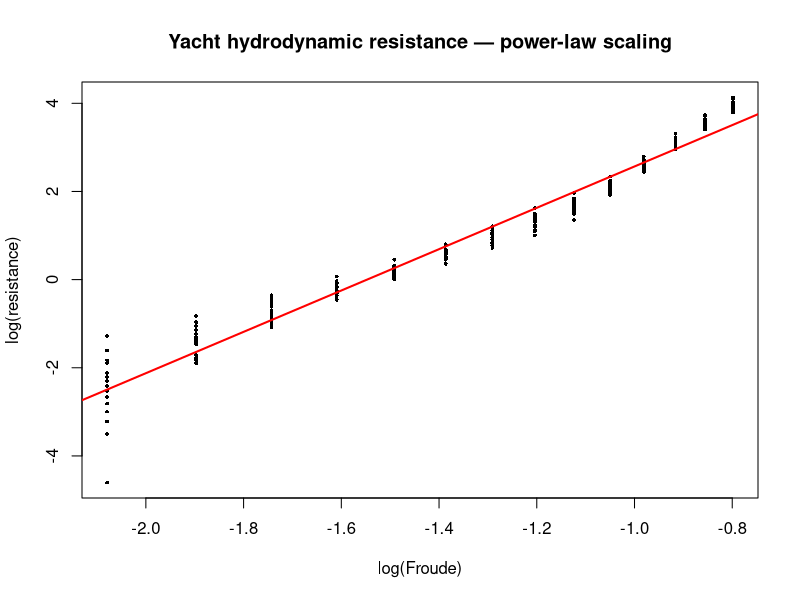
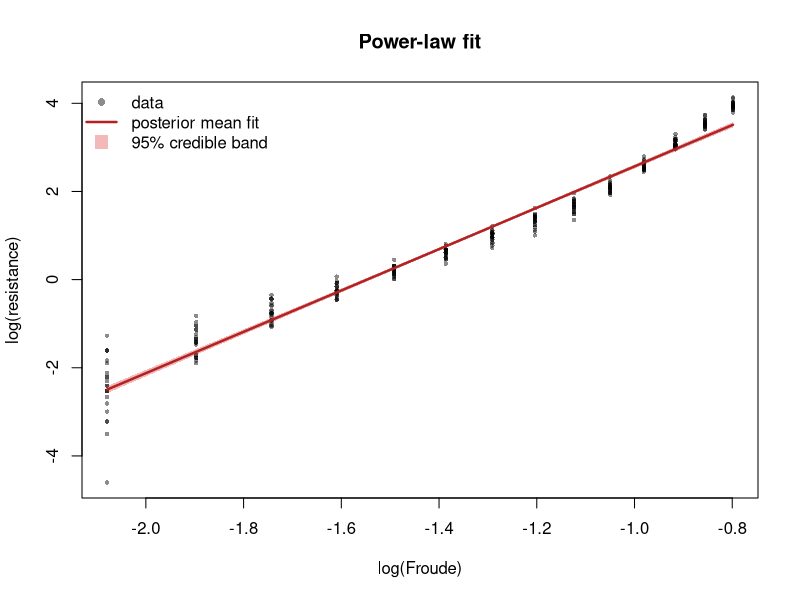
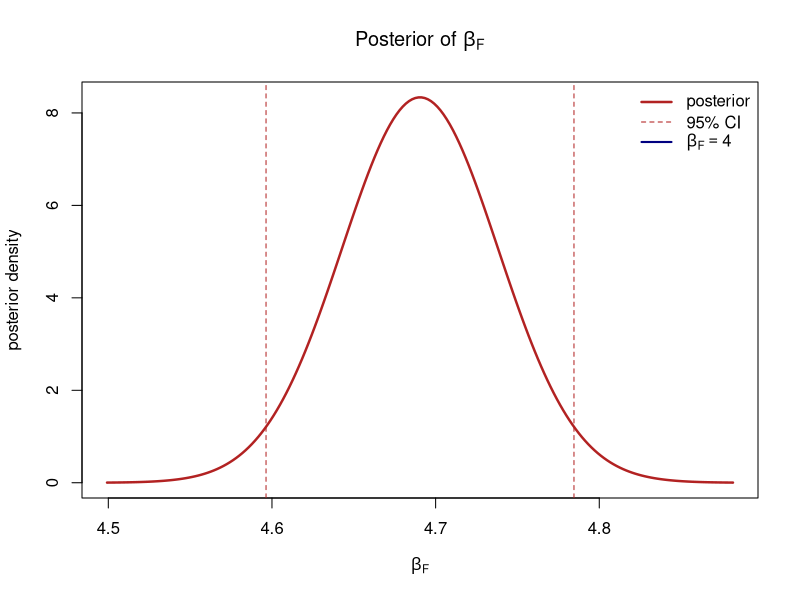
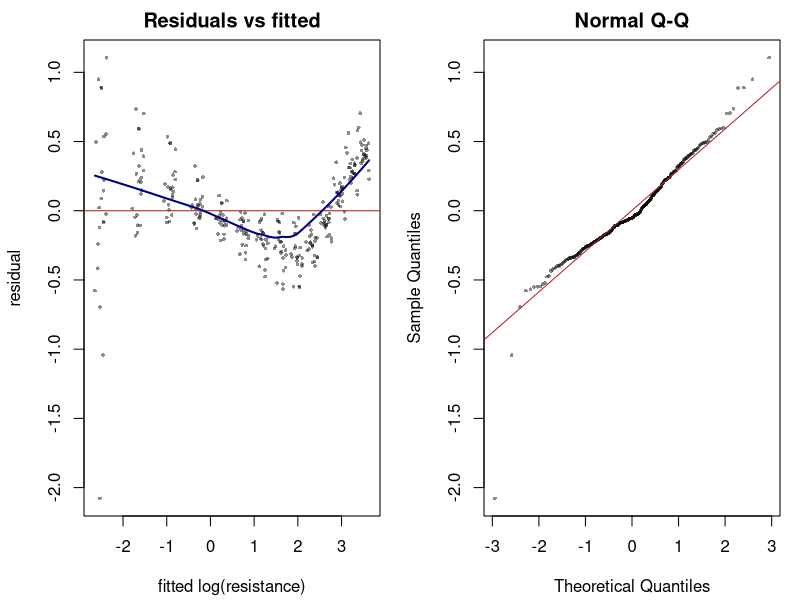

Generate these figures, in order, with R:
## ---- chunk 1
rm(list=ls())
# Yacht hydrodynamics — UCI #243
yh = read.csv("data/yacht_hydro.csv")
dim(yh)
head(yh)
summary(yh)

# The power-law in Fn is best seen on log-log axes;
# resistance > 0 everywhere (min = 0.01), so plain log() needs no offset
plot(log(yh$Froude), log(yh$resistance),
     pch = 16, cex = 0.5,
     xlab = "log(Froude)", ylab = "log(resistance)",
     main = "Yacht hydrodynamic resistance — power-law scaling")
abline(lm(log(resistance) ~ log(Froude), data = yh),
       col = "red", lwd = 2)
## ---- chunk 2
set.seed(2026)
yh$log_res <- log(yh$resistance)   # no offset: min(resistance) = 0.01 > 0
yh$log_Fr  <- log(yh$Froude)

fit <- lm(log_res ~ log_Fr + LCB + prismatic + L_disp + beam_draught + L_beam, data = yh)

## reference prior => credible intervals = OLS confidence intervals
round(cbind(estimate = coef(fit), confint(fit)), 4)
cat("R^2 =", round(summary(fit)$r.squared, 4),
    "  residual sd =", round(summary(fit)$sigma, 4), "\n")
## ---- chunk 3
cf <- summary(fit)$coefficients
bF <- cf["log_Fr", "Estimate"]; se <- cf["log_Fr", "Std. Error"]; df <- fit$df.residual
ci <- confint(fit)["log_Fr", ]
## beta_F | y ~ t_df centred at bF with scale se  =>  P(beta_F > 4)
cat(sprintf("beta_F: mean = %.3f, 95%% CI = [%.3f, %.3f], P(beta_F > 4) = %.3f\n",
            bF, ci[1], ci[2], pt((bF - 4) / se, df = df)))
## ---- chunk 4
## log-log scatter with posterior-mean line and 95% credible band
##   (= OLS confidence band under the reference prior)
hull_means <- colMeans(yh[, c("LCB","prismatic","L_disp","beam_draught","L_beam")])
xg   <- seq(min(yh$log_Fr), max(yh$log_Fr), length.out = 120)
band <- predict(fit, data.frame(log_Fr = xg, as.list(hull_means)), interval = "confidence")
band_col <- rgb(.85, .1, .1, .30)
plot(yh$log_Fr, yh$log_res, pch = 16, cex = 0.6, col = rgb(0,0,0,0.45),
     xlab = "log(Froude)", ylab = "log(resistance)", main = "Power-law fit")
polygon(c(xg, rev(xg)), c(band[, "lwr"], rev(band[, "upr"])), col = band_col, border = NA)
lines(xg, band[, "fit"], col = "firebrick", lwd = 2.4)
legend("topleft", bty = "n",
       legend = c("data", "posterior mean fit", "95% credible band"),
       pch = c(16, NA, 15), lty = c(NA, 1, NA), lwd = c(NA, 2.4, NA),
       pt.cex = c(1, NA, 1.8), col = c(rgb(0,0,0,0.45), "firebrick", band_col))
## ---- chunk 5
## posterior of beta_F: Student-t centred at the OLS estimate
xb <- seq(bF - 4 * se, bF + 4 * se, length.out = 200)
plot(xb, dt((xb - bF) / se, df) / se, type = "l", col = "firebrick", lwd = 2.4,
     main = expression("Posterior of "*beta[F]),
     xlab = expression(beta[F]), ylab = "posterior density")
abline(v = ci, col = "firebrick", lty = 2)
abline(v = 4, col = "navy", lwd = 2)
legend("topright", bty = "n", lwd = c(2.4, 1, 2), lty = c(1, 2, 1),
       col = c("firebrick", "firebrick", "navy"),
       legend = c("posterior", "95% CI", expression(beta[F] == 4)))
## ---- chunk 6
op <- par(mfrow = c(1, 2), mar = c(4.2, 4.2, 2, 1))
plot(fitted(fit), resid(fit), pch = 16, cex = 0.5, col = rgb(0,0,0,0.45),
     xlab = "fitted log(resistance)", ylab = "residual", main = "Residuals vs fitted")
abline(h = 0, col = "firebrick"); lines(lowess(fitted(fit), resid(fit)), col = "navy", lwd = 2)
qqnorm(resid(fit), pch = 16, cex = 0.5, col = rgb(0,0,0,0.45), main = "Normal Q-Q")
qqline(resid(fit), col = "firebrick")
par(op)
